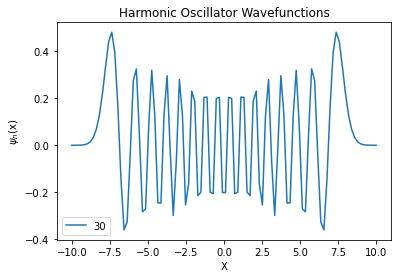

Reproduce this figure in Python.
#!/usr/bin/env python3
# -*- coding: utf-8 -*-
"""
Created on Mon Oct  2 23:48:09 2023

@author: nancyshi
"""

import numpy as np
import matplotlib.pyplot as plt
from gaussxw import gaussxwab, H
from scipy.special import roots_hermite


x = np.linspace(-10,10, 100)
ni = 30

constant = 1/(np.sqrt(2**ni*np.math.factorial(ni)*np.sqrt(np.pi)))
plt.plot(x,constant*np.exp(-x**2/2)*H(ni,x),label=ni)

plt.legend()
plt.xlabel("X")
plt.ylabel("$\psi_n$(x)")
plt.title("Harmonic Oscillator Wavefunctions")
